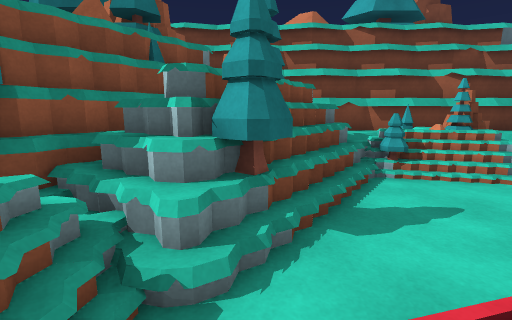
View 1 (above)

16 first-person views from a walk through a scene from a Unity 3-D project. The camera is 1.3 m above the floor, tilts 10° down and sees 85° across. The floor is counted in squares, 1 m on a side. Each view is taken from the middle of a square. On the plan, view 1 faces up. The plan holds only what a view shows up to about 13 squares ahead; the rest is blank. The place goes on beyond the plan. The player character is not drawn. Surface patterns are stand-ins for the level's own textures.

View 2
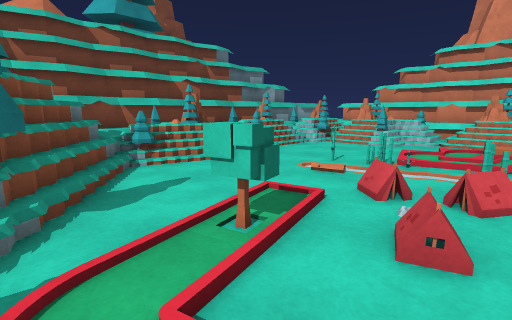

View 3
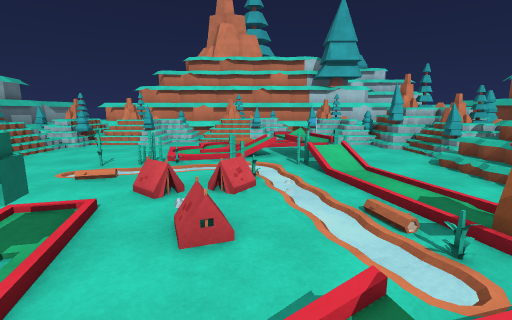

View 4
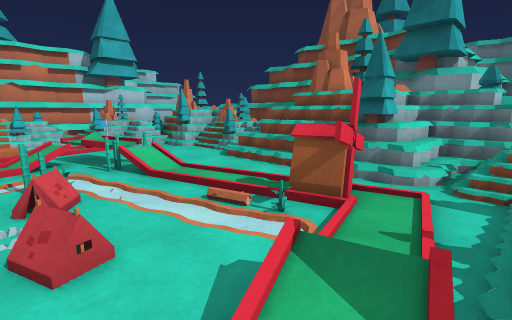

View 5
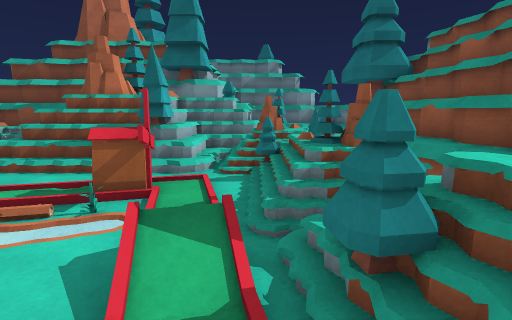

View 6
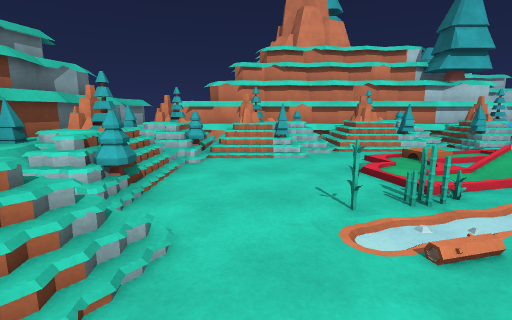

View 7
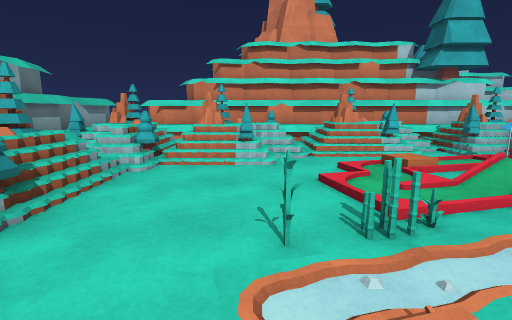

View 8
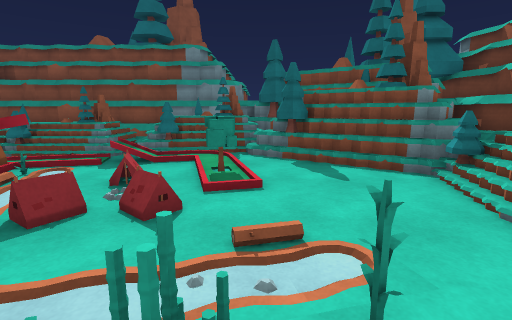

View 9
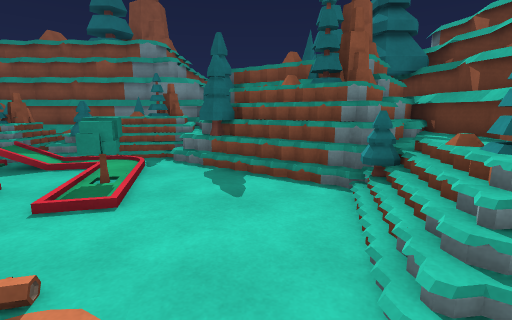

View 10
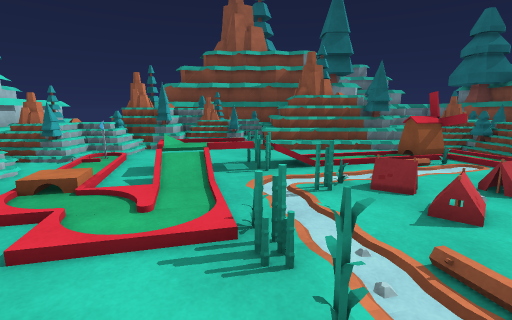

View 11
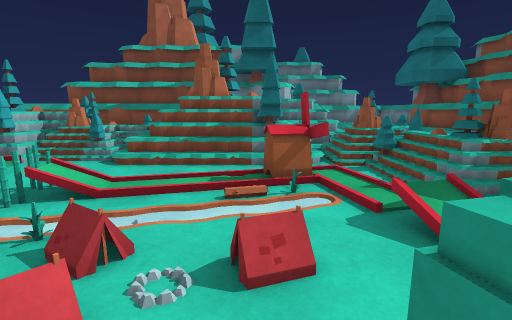

View 12
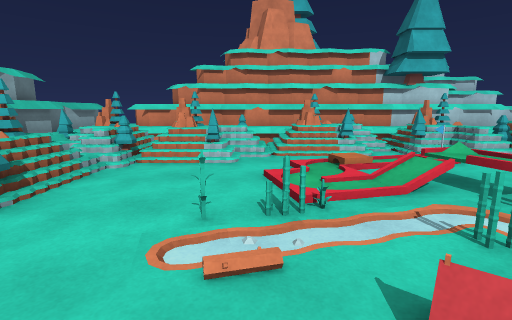

View 13
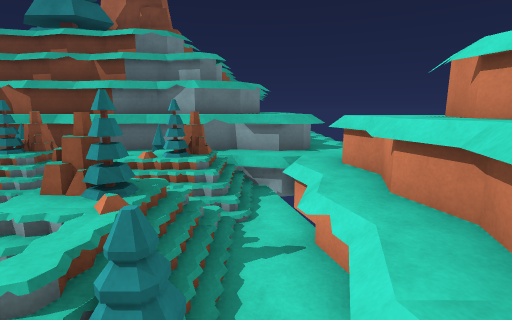

View 14
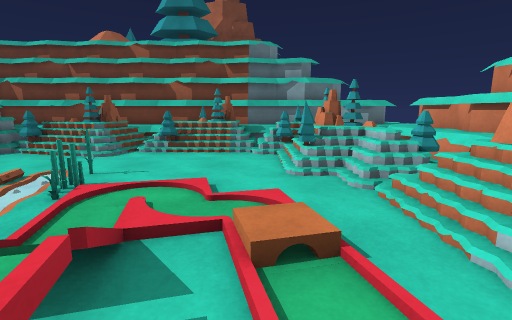

View 15
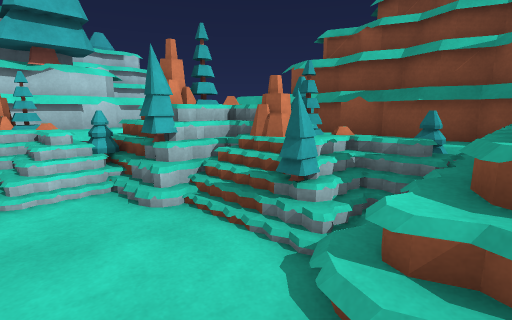

View 16
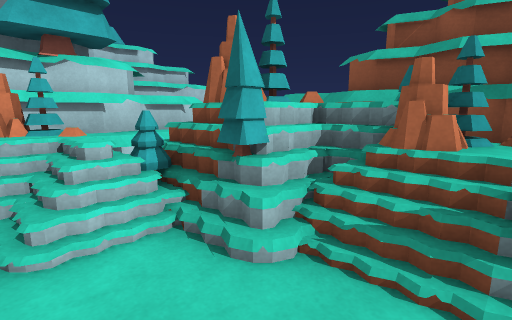

### Floor plan
Key: @ floor where view 1 was taken; # wall or solid block; x gap in a wall; . main floor; : floor 0.25 m higher than the main floor; + floor 0.5 m higher than the main floor; * floor 0.75 m higher than the main floor; % floor 1 m higher than the main floor; / step, stairs or slope; = window, fence, low wall or low ledge; ^ raised ledge; T pine tree; R rock; E tent; W windmill; O other object.
Columns run from 4 left of view 1 to 17 right of it. Each row starts with its distance up from view 1.
 10 #^^^^###############=
  9 TO#^^^^^^^^^^^^^^^##^
  8 TORR%***==*==R=*# =#^
  7 R# RRR:O*R   T.RRR.=^^
  6  #TR RRRTR.x=:.RRR.=^^
  5  RR RR= ./...../  .=^#
  4  RR RO......... R .=##
  3  RRRT......=...#RR.=#
  2 RT+/..O....=....// RRR
  1 RRT/..^..E.O..../ /RRR
  0 OO =@..EE....././RT RR
 -1 R   //...E=./=/..=R RR
 -2 R   /......=^^.../R=RR
 -3 R RT/.W.../=^=.O/=  RR
 -4 R RO/.WW......./=RR R#
 -5 R  R#.W........=%R  ^#
 -6 R  #R/TT   //.TRR  *^^
 -7 R=OOO/TRRR  RRRRR  *^#
 -8 R## RR  TR ORO R   *^^
 -9 R   RRROTT #RTT     ^
-10 R   OTOO  RRRRRRRR

Positions as (right, up) in squares from view 1, and headings:
1: (0, 0), facing up
2: (0, -1), facing up-right
3: (0, -1), facing right
4: (0, 0), facing down-right
5: (0, 1), facing down
6: (3, 4), facing right
7: (4, 3), facing right
8: (8, 2), facing left
9: (7, 4), facing left
10: (7, 4), facing down
11: (3, 2), facing down
12: (3, 2), facing right
13: (14, 1), facing up
14: (10, -3), facing up
15: (6, -4), facing down-right
16: (8, -4), facing down-right
